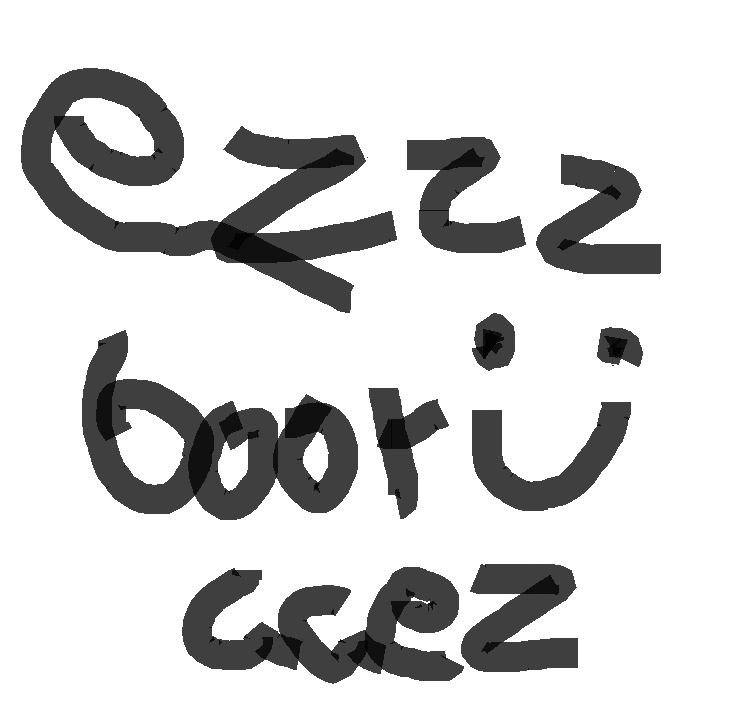
#> input picture assets/ezBooru.png, 746 x 720 px
$ python build_icon.py
#> lines starting #> are read from the running program, lines starting #| are printed output that depends on the picture
"""Convert the supplied square artwork into a multi-resolution Windows icon."""

from pathlib import Path

from PIL import Image

PROJECT_ROOT = Path(__file__).resolve().parents[1]
SOURCE = PROJECT_ROOT / "assets" / "ezBooru.png"
DESTINATION = PROJECT_ROOT / "assets" / "ezBooru.ico"
ICON_SIZES = (16, 24, 32, 48, 64, 128, 256)


def main() -> None:
    with Image.open(SOURCE) as source:
#> source is the input picture: PIL image 746x720 RGBA; mean R, G, B, A 212.6, 212.6, 212.6, 255
        image = source.convert("RGBA")
        side = min(image.size)
#> side = 720
        left = (image.width - side) // 2
#> left = 13
        top = (image.height - side) // 2
#> top = 0
        square = image.crop((left, top, left + side, top + side))
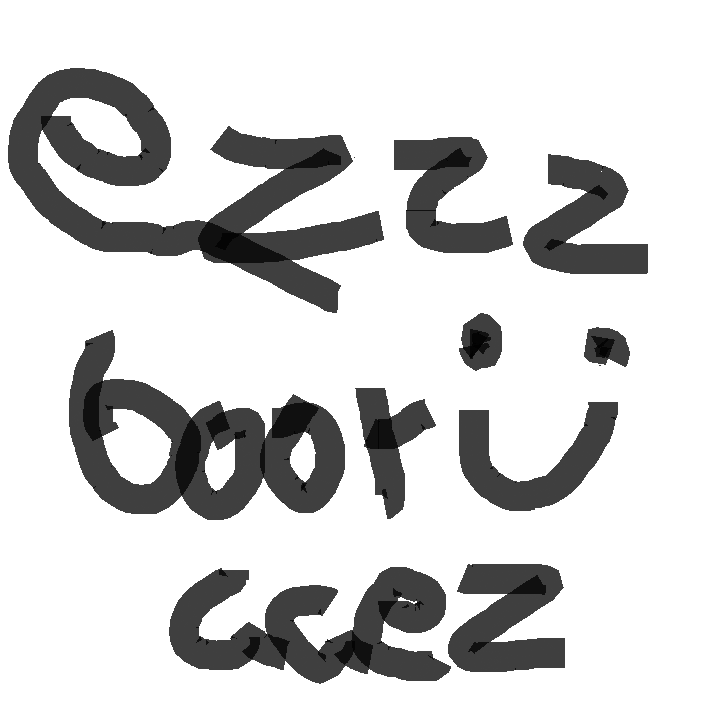
#> square: PIL image 720x720 RGBA; mean R, G, B, A 211, 211, 211, 255
        square.save(DESTINATION, format="ICO", sizes=[(size, size) for size in ICON_SIZES])
    print(f"Created Windows icon: {DESTINATION}")


if __name__ == "__main__":
    main()
